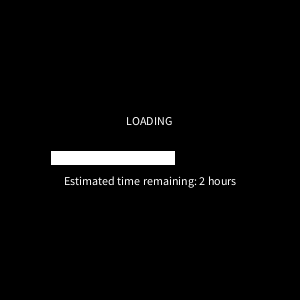
Frame 1 (no input)
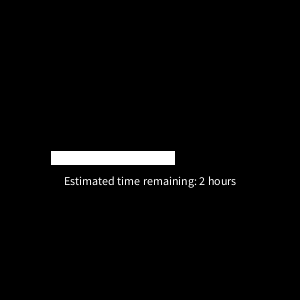
Frame 60 (the mouse pressed at the canvas centre just before this capture)
Frame 120 (the mouse held since frame 60 and released just before this capture): identical to frame 1, image omitted

The Processing sketch that drew these frames (run headless with seeded random() and noise(); from frame 60 on, the mouse is pressed at the canvas centre):

// Processing sketch: processing_75770
// ── processing_75770.pde

int lastSecond; 

void setup() {
  size (300, 300);
  smooth();
}


void draw() {

  background(0);

  int s = second();   
  int m = minute();       
  int h = hour();

  float ml = map(m, 0, 59, 0, 200);




  if (s != lastSecond)
  {
    textAlign(CENTER);
    text("LOADING ", width/2, height/2-25);

    lastSecond = s+1;
  }

  rect(50, height/2, ml, 15);


  fill(255);
  textAlign(CENTER);
  text("Estimated time remaining: "+ h + " hours", width/2, height/2+35);
}
